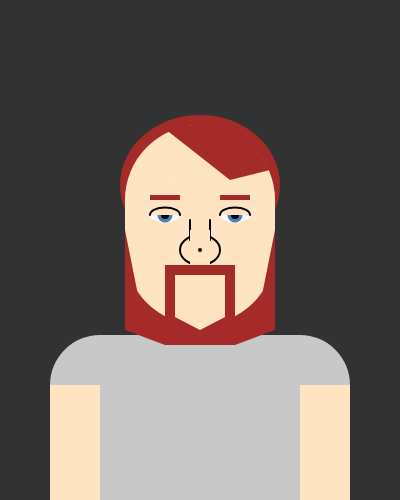
Frame 1 (no input)
Frame 60 (no input): identical to frame 1, image omitted
Frame 120 (the mouse pressed at the canvas centre since frame 60): identical to frame 1, image omitted

The p5.js sketch that drew this single still picture (run headless with seeded random() and noise() and a simulated clock; from frame 60 on, the mouse is pressed at the canvas centre):

// p5.js sketch
// ── sketch.js
function setup() {
  createCanvas(400, 500);
}

function draw() {
  background(50);
  strokeWeight(0);
  fill(200)
  rect(100,335,200,200)
  circle(100,385,100)
  circle(300,385,100)
  fill(165, 42, 42)
  rect(125,250,150,80)
  triangle(125,330,165,330,165,345)
  triangle(275,330,235,330,235,345)
  ellipse(200,185,160,140)
  fill(255, 228, 196)
  rect(50,385,50,150)
  rect(300,385,50,150)
  rect(125,200,150,50)
  ellipse(200,200,150,150)
  ellipse(200,250,150,150)
  strokeWeight(2);
  ellipse(200,250,40,30);
  line(190,240,190,220);
  line(210,240,210,220);
  strokeWeight(0);
  rect(190,230,20,40);
  fill(165,42,42)
  quad(160,125,230,180,270,170,245,130)
  ellipse(210,127,55,5)
  fill(165, 42, 42)
  rect(165,265,70,80)
  triangle(125,230,125,330,145,330)
  triangle(275,230,275,330,255,330)
  rect(150,195,30,5)
  rect(220,195,30,5)
  fill(255, 228, 196)
  rect(175,275,50,42)
  triangle(175,317,200,330,225,317)
  fill(248, 248, 255)
  ellipse(165,215,30,15)
  ellipse(235,215,30,15)
  fill(70, 130, 180)
  circle(165,215,15)
  circle(235,215,15)
  strokeWeight(8)
  point(165,215)
  point(235,215)
  strokeWeight(2)
  fill(255, 228, 196)
  arc(165,215,30,15,PI,0)
  arc(235,215,30,15,PI,0)
  strokeWeight(4);
  point(200, 250);

}
